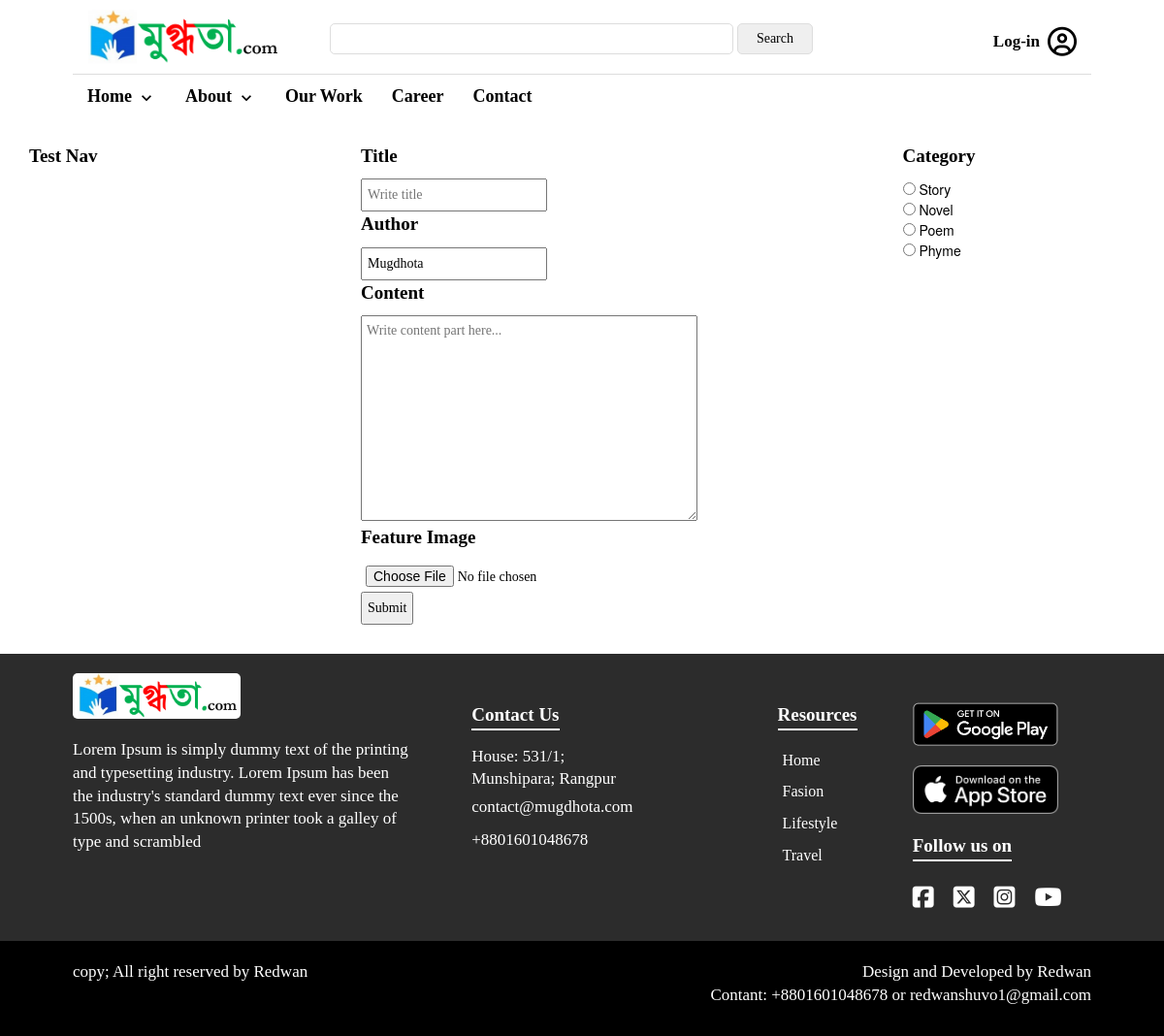
The page /art-and-literature/upload-content/ on the database its author committed.
### ArtAndLiterature/models.py (models this page shows)
class Category(models.Model):
    name = models.CharField(max_length=255, blank=False)
    image = models.ImageField(upload_to='category_img', blank=True, null=True)
    def __str__(self):
        return self.name

### ArtAndLiterature/views.py (the view, shortened to what this page needs)
# urls.py: path('upload-content/', views.uploadArtAndLiterature, name='upload_content'),
def uploadArtAndLiterature(request):
    form = AaLUploadForm()
    return render(request, 'upload_content.html', {'form': form})

### ArtAndLiterature/forms.py
class AaLUploadForm(forms.ModelForm):
    category = forms.ModelChoiceField(
        queryset = Category.objects.all(),
        widget = forms.RadioSelect,
        empty_label = None
    )
    class Meta:
        model = ArtAndLiterature
        fields = ['title', 'author', 'content', 'feature_image', 'category']
        widgets = {
            'feature_image': forms.ClearableFileInput(attrs={'accept': 'image/*'}),
        }
    def __init__(self, *args, **kwargs):
        super().__init__(*args, **kwargs)
        self.fields['title'].widget.attrs['placeholder'] = 'Write title'
        self.fields['content'].widget.attrs['placeholder'] = 'Write content part here...'
        self.fields['author'].widget.attrs['placeholder'] = 'Author name'

### templates/upload_content.html (shortened to what this page needs)
{% extends 'main.html' %}
{% load static %}
{% block content %}
<div class="container_full">
    <div class="container" style="width:95%">
        <div class="cnt_management_page flex">
            <div class="writer_menu width_30">
                {% include 'user_nav.html' %}
            </div>
            <div class="upload_content_form_section width_70">
                <form action="" method="POST" enctype="multipart/form-data">
                <div class="content_upload_section flex">
                    <div class="content_upload_form width_70 res_width_100">
                        <div class="form_field">
                            <h2>Title</h2>
                            {{ form.title }}
                        </div>
                        <div class="form_field">
                            <h2>Author</h2>
                            {{ form.author }}
                        </div>
                        <div class="form_field">
                            <h2>Content</h2>
                            {{ form.content }}
                        </div>
                        <div class="form_field">
                            <h2>Feature Image</h2>
                            {{ form.feature_image }}
                        </div>
                    </div>
                    <div class="content_upload_form width_30 res_width_100">
                        <div class="form_field">
                            <h2>Category</h2>
                            {% for category in form.category %}
                            <div>
                                {{ category.tag }} {{ category.choice_label }}
                            </div>
                        {% endfor %}
                        </div>
                    </div>
                </div>
                <button type="submit">Submit</button>
            </form>
            </div>
        </div>
    </div>
</div>
{% endblock content %}

### static/style.css (style rules this page uses)
* { margin:0;padding:0 }
h2 { font-size:19px;line-height:1.4;margin:0 0 10px 0;padding:0;color:black;font-weight:bold;font-family: 'Kalpurush', 'Bangla', 'Baloo Da 2';transition:.2s all ease-in-out; }
body { font-family: SolaimanLipi, Bangla, Baloo Da 2, georgian, Arial, Vrinda, FallbackBengaliFont, Helvetica, sans-serif !important; color: black; }
.container_full { padding:20px 0 30px 0; }
.container { width: 1050px; padding: 0; }

### static/cmn-style.css (style rules this page uses)
input, button, select, textarea { font-family: 'Kalpurush', 'Bangla', 'Baloo Da 2';font-size: inherit; line-height: inherit; padding: 5px; }
.flex { display: flex; }
.width_30 { width: 30%; }
.width_70 { width: 70%; }

### templates/inline-style.html (style rules this page uses)
* { margin:0;padding:0 }
h2 { font-size:19px;line-height:1.4;margin:0 0 10px 0;padding:0;color:black;font-weight:bold;font-family: 'Kalpurush', 'Bangla', 'Baloo Da 2';transition:.2s all ease-in-out; }
body { font-family: SolaimanLipi, Bangla, Baloo Da 2, georgian, Arial, Vrinda, FallbackBengaliFont, Helvetica, sans-serif !important; color: black; }
.container_full { padding:20px 0 30px 0; }
.container { width: 1050px; padding: 0; }

### rows shown on the page
Category: choice_label "Story"
Category: choice_label "Novel"
Category: choice_label "Poem"
Category: choice_label "Phyme"
